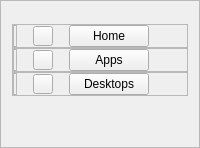
            <widget class="QFrame" name="frameSidebar">
             <property name="minimumSize">
              <size>
               <width>0</width>
               <height>0</height>
              </size>
             </property>
             <property name="frameShape">
              <enum>QFrame::Shape::StyledPanel</enum>
             </property>
             <property name="frameShadow">
              <enum>QFrame::Shadow::Raised</enum>
             </property>
             <layout class="QVBoxLayout" name="verticalLayout_4">
              <item>
               <layout class="QVBoxLayout" name="vlytSidebar">
                <property name="spacing">
                 <number>0</number>
                </property>
                <property name="leftMargin">
                 <number>0</number>
                </property>
                <property name="topMargin">
                 <number>12</number>
                </property>
                <property name="rightMargin">
                 <number>0</number>
                </property>
                <property name="bottomMargin">
                 <number>0</number>
                </property>
                <item>
                 <widget class="QFrame" name="frameHomeNav">
                  <property name="cursor">
                   <cursorShape>PointingHandCursor</cursorShape>
                  </property>
                  <property name="frameShape">
                   <enum>QFrame::Shape::StyledPanel</enum>
                  </property>
                  <property name="frameShadow">
                   <enum>QFrame::Shadow::Raised</enum>
                  </property>
                  <layout class="QHBoxLayout" name="horizontalLayout_11">
                   <property name="spacing">
                    <number>16</number>
                   </property>
                   <property name="leftMargin">
                    <number>0</number>
                   </property>
                   <property name="topMargin">
                    <number>0</number>
                   </property>
                   <property name="rightMargin">
                    <number>12</number>
                   </property>
                   <property name="bottomMargin">
                    <number>0</number>
                   </property>
                   <item>
                    <widget class="QFrame" name="frameHomeIndicator">
                     <property name="minimumSize">
                      <size>
                       <width>4</width>
                       <height>0</height>
                      </size>
                     </property>
                     <property name="maximumSize">
                      <size>
                       <width>4</width>
                       <height>16777215</height>
                      </size>
                     </property>
                     <property name="frameShape">
                      <enum>QFrame::Shape::StyledPanel</enum>
                     </property>
                     <property name="frameShadow">
                      <enum>QFrame::Shadow::Raised</enum>
                     </property>
                    </widget>
                   </item>
                   <item>
                    <widget class="QPushButton" name="btnHomeIcon">
                     <property name="minimumSize">
                      <size>
                       <width>20</width>
                       <height>20</height>
                      </size>
                     </property>
                     <property name="maximumSize">
                      <size>
                       <width>20</width>
                       <height>20</height>
                      </size>
                     </property>
                     <property name="cursor">
                      <cursorShape>PointingHandCursor</cursorShape>
                     </property>
                     <property name="text">
                      <string/>
                     </property>
                    </widget>
                   </item>
                   <item>
                    <widget class="QPushButton" name="btnHome">
                     <property name="cursor">
                      <cursorShape>PointingHandCursor</cursorShape>
                     </property>
                     <property name="text">
                      <string>Home</string>
                     </property>
                    </widget>
                   </item>
                   <item>
                    <spacer name="horizontalSpacer_19">
                     <property name="orientation">
                      <enum>Qt::Orientation::Horizontal</enum>
                     </property>
                     <property name="sizeHint" stdset="0">
                      <size>
                       <width>12</width>
                       <height>20</height>
                      </size>
                     </property>
                    </spacer>
                   </item>
                  </layout>
                 </widget>
                </item>
                <item>
                 <widget class="QFrame" name="frameAppsNav">
                  <property name="cursor">
                   <cursorShape>PointingHandCursor</cursorShape>
                  </property>
                  <property name="frameShape">
                   <enum>QFrame::Shape::StyledPanel</enum>
                  </property>
                  <property name="frameShadow">
                   <enum>QFrame::Shadow::Raised</enum>
                  </property>
                  <layout class="QHBoxLayout" name="horizontalLayout_12">
                   <property name="spacing">
                    <number>16</number>
                   </property>
                   <property name="leftMargin">
                    <number>0</number>
                   </property>
                   <property name="topMargin">
                    <number>0</number>
                   </property>
                   <property name="rightMargin">
                    <number>12</number>
                   </property>
                   <property name="bottomMargin">
                    <number>0</number>
                   </property>
                   <item>
                    <widget class="QFrame" name="frameAppsIndicator">
                     <property name="minimumSize">
                      <size>
                       <width>4</width>
                       <height>0</height>
                      </size>
                     </property>
                     <property name="maximumSize">
                      <size>
                       <width>4</width>
                       <height>16777215</height>
                      </size>
                     </property>
                     <property name="frameShape">
                      <enum>QFrame::Shape::StyledPanel</enum>
                     </property>
                     <property name="frameShadow">
                      <enum>QFrame::Shadow::Raised</enum>
                     </property>
                    </widget>
                   </item>
                   <item>
                    <widget class="QPushButton" name="btnAppsIcon">
                     <property name="minimumSize">
                      <size>
                       <width>20</width>
                       <height>20</height>
                      </size>
                     </property>
                     <property name="maximumSize">
                      <size>
                       <width>20</width>
                       <height>20</height>
                      </size>
                     </property>
                     <property name="cursor">
                      <cursorShape>PointingHandCursor</cursorShape>
                     </property>
                     <property name="text">
                      <string/>
                     </property>
                    </widget>
                   </item>
                   <item>
                    <widget class="QPushButton" name="btnApps">
                     <property name="cursor">
                      <cursorShape>PointingHandCursor</cursorShape>
                     </property>
                     <property name="text">
                      <string>Apps</string>
                     </property>
                    </widget>
                   </item>
                   <item>
                    <spacer name="horizontalSpacer_20">
                     <property name="orientation">
                      <enum>Qt::Orientation::Horizontal</enum>
                     </property>
                     <property name="sizeHint" stdset="0">
                      <size>
                       <width>12</width>
                       <height>20</height>
                      </size>
                     </property>
                    </spacer>
                   </item>
                  </layout>
                 </widget>
                </item>
                <item>
                 <widget class="QFrame" name="frameDesktopsNav">
                  <property name="frameShape">
                   <enum>QFrame::Shape::StyledPanel</enum>
                  </property>
                  <property name="frameShadow">
                   <enum>QFrame::Shadow::Raised</enum>
                  </property>
                  <layout class="QHBoxLayout" name="horizontalLayout_13">
                   <property name="spacing">
                    <number>16</number>
                   </property>
                   <property name="leftMargin">
                    <number>0</number>
                   </property>
                   <property name="topMargin">
                    <number>0</number>
                   </property>
                   <property name="rightMargin">
                    <number>12</number>
                   </property>
                   <property name="bottomMargin">
                    <number>0</number>
                   </property>
                   <item>
                    <widget class="QFrame" name="frameDesktopsIndicator">
                     <property name="minimumSize">
                      <size>
                       <width>4</width>
                       <height>0</height>
                      </size>
                     </property>
                     <property name="maximumSize">
                      <size>
                       <width>4</width>
                       <height>16777215</height>
                      </size>
                     </property>
                     <property name="frameShape">
                      <enum>QFrame::Shape::StyledPanel</enum>
                     </property>
                     <property name="frameShadow">
                      <enum>QFrame::Shadow::Raised</enum>
                     </property>
                    </widget>
                   </item>
                   <item>
                    <widget class="QPushButton" name="btnDesktopsIcon">
                     <property name="minimumSize">
                      <size>
                       <width>20</width>
                       <height>20</height>
                      </size>
                     </property>
                     <property name="maximumSize">
                      <size>
                       <width>20</width>
                       <height>20</height>
                      </size>
                     </property>
                     <property name="cursor">
                      <cursorShape>PointingHandCursor</cursorShape>
                     </property>
                     <property name="text">
                      <string/>
                     </property>
                    </widget>
                   </item>
                   <item>
                    <widget class="QPushButton" name="btnDesktops">
                     <property name="cursor">
                      <cursorShape>PointingHandCursor</cursorShape>
                     </property>
                     <property name="text">
                      <string>Desktops</string>
                     </property>
                    </widget>
                   </item>
                   <item>
                    <spacer name="horizontalSpacer_21">
                     <property name="orientation">
                      <enum>Qt::Orientation::Horizontal</enum>
                     </property>
                     <property name="sizeHint" stdset="0">
                      <size>
                       <width>12</width>
                       <height>20</height>
                      </size>
                     </property>
                    </spacer>
                   </item>
                  </layout>
                 </widget>
                </item>
               </layout>
              </item>
              <item>
               <spacer name="verticalSpacer_25">
                <property name="orientation">
                 <enum>Qt::Orientation::Vertical</enum>
                </property>
                <property name="sizeHint" stdset="0">
                 <size>
                  <width>20</width>
                  <height>40</height>
                 </size>
                </property>
               </spacer>
              </item>
             </layout>
            </widget>
